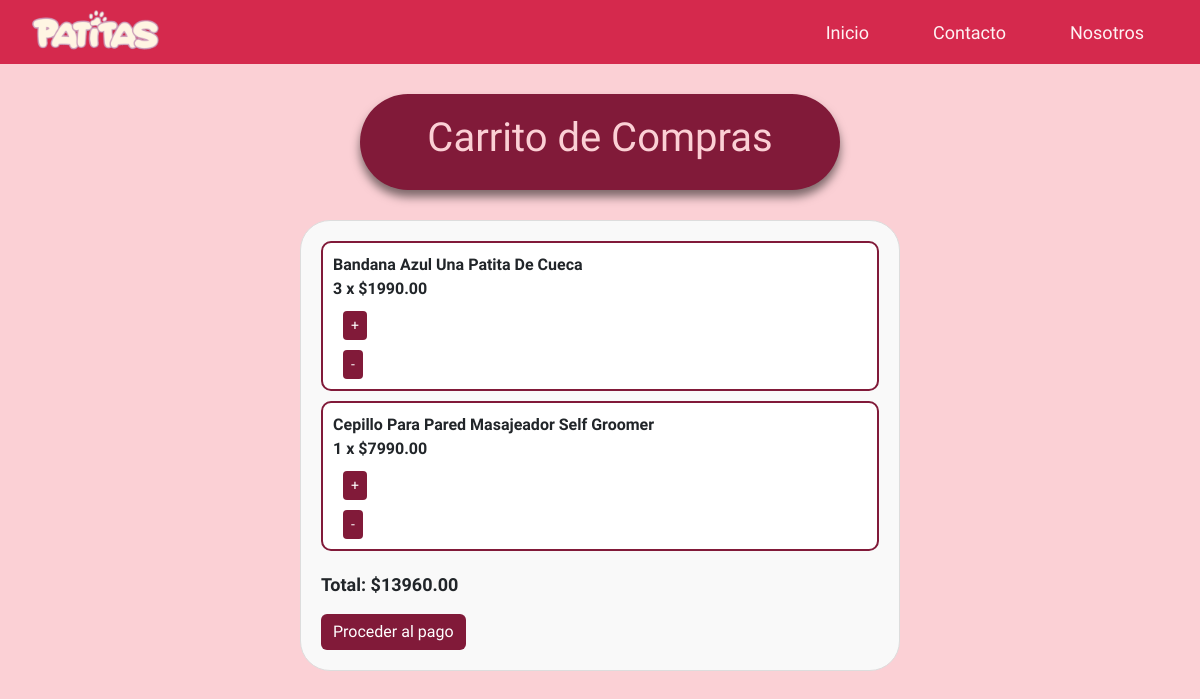
The app's page /patitas/carrito/ (signed in) with its own data.
### patitas/models.py (models this page shows, shortened)
class Carrito(models.Model):
    usuario = models.ForeignKey(User, on_delete=models.CASCADE)
    producto = models.ForeignKey(Producto, on_delete=models.CASCADE)
    cantidad = models.IntegerField(default=1)
    class Meta:
        unique_together = ('usuario', 'producto')

class Producto(models.Model):
    id = models.AutoField(primary_key=True)
    nombre_prod = models.CharField(max_length=50)
    descripcion = models.TextField(max_length=200)
    id_categoria = models.ForeignKey('Categoria',on_delete=models.CASCADE, db_column='idCategoria')
    precio = models.DecimalField(max_digits=10, decimal_places=2)
    stock = models.IntegerField()
    imagen = models.ImageField(upload_to='productos_fotos/', blank=True, null=True)

### patitas/views.py (the view)
# urls.py: path('carrito/', views.ver_carrito, name='carrito'),
def ver_carrito(request):
    if request.user.is_authenticated:
        carrito_items = Carrito.objects.filter(usuario=request.user)
        total = sum(item.producto.precio * item.cantidad for item in carrito_items)
        return render(request, 'patitas/carrito.html', {'carrito_items': carrito_items, 'total': total})
    else:
        return redirect('login')

### patitas/templates/patitas/carrito.html (shortened to what this page needs)
{% load static %}
<!DOCTYPE html>
<html lang="en">
<head>
    <link rel="stylesheet" href="https://cdnjs.cloudflare.com/ajax/libs/font-awesome/6.5.2/css/all.min.css">
    <link rel="stylesheet" href="https://cdn.jsdelivr.net/npm/bootstrap@5.3.3/dist/css/bootstrap.min.css">
    <link type='text/css' href='{% static "css/style.css"%}' rel='stylesheet'>
</head>
<body>
    <div class="cont-header">
        <header>
            <a href="{% url 'index' %}" class="logo_patitas_princ"><img src="{% static 'img/logo_patitas.png' %}" alt="patitas"></a>
            <nav class="navbar-header">
                <a href="index">Inicio</a>
                <a href="contacto">Contacto</a>
                <a href="#">Nosotros</a>
            </nav>
        </header>
    </div>
    <div class="titulos-pag">
        <h1>Carrito de Compras</h1>
    </div>
    <div class="carrito-container">
        {% if carrito_items %}
            <ul class="carrito-list">
                {% for item in carrito_items %}
                    <li class="carrito-item">
                        <span class="producto-info">
                            {{ item.producto.nombre_prod }} <br> {{ item.cantidad }} x ${{ item.producto.precio }}
                        </span>
                        <form action="{% url 'update_cart' %}" method="post">
                            <button type="submit" class="btn btn-sm btn-success">+</button>
                        </form>
                        <form action="{% url 'update_cart' %}" method="post">
                            <button type="submit" class="btn btn-sm btn-danger">-</button>
                        </form>
                    </li>
                {% endfor %}
            </ul>
            <p class="carrito-total">Total: ${{ total }}</p>
            <a href="{% url 'checkout' %}" class="btn btn-primary">Proceder al pago</a>
        {% else %}
            <p>Tu carrito está vacío.</p>
        {% endif %}
    </div>
</body>
</html>

### patitas/static/css/style.css (style rules this page uses)
* { padding: 0; margin: 0; font-family: "Poetsen One", sans-serif; text-decoration: none; }
body { background-color: #fbd0d5; margin: 0; }
header { position: flex; top: 0; left: 0; right: 0; background: #d5294d; display: flex; align-items: center; justify-content: space-between; padding: 2rem 2%; z-index: 1000; width: 100%; height: 40px; }
header .logo_patitas_princ img { align-items: left; width: 9rem; height: auto; }
header .navbar-header a { font-size: 18px; padding: 0 2rem; color: #fef2f3; text-decoration: none; }
.navbar-header { display: flex; align-items: center; }
.titulos-pag { padding: 20px; width: 40%; border-radius: 50px; background-color: #811a39; color: #fbd0d5; margin: 30px auto; text-align: center; box-shadow: 0px 7px 10px rgba(0,0,0,0.5); }
.carrito-container { max-width: 600px; margin: 0 auto; padding: 20px; background-color: #f9f9f9; border: 1px solid #ddd; border-radius: 30px; margin-bottom: 50px; }
.carrito-list { list-style-type: none; padding: 0; }
.carrito-item { margin-bottom: 10px; padding: 10px; background-color: #fff; border: 2px solid #811a39; border-radius: 10px; }
.carrito-item .producto-info { font-weight: bold; }
.carrito-item .btn { margin-left: 10px; background-color: #811a39; border: 0; margin-top: 10px; }
.carrito-total { margin-top: 20px; font-size: 18px; font-weight: bold; }
.carrito-container .btn { background-color: #811a39; border: 0; }

### records on screen
Carrito: producto.nombre_prod "Bandana Azul Una Patita De Cueca", cantidad "3", producto.precio "1990.00"
Carrito: producto.nombre_prod "Cepillo Para Pared Masajeador Self Groomer", cantidad "1", producto.precio "7990.00"

### other values on screen
{{ total }} "13960.00"
